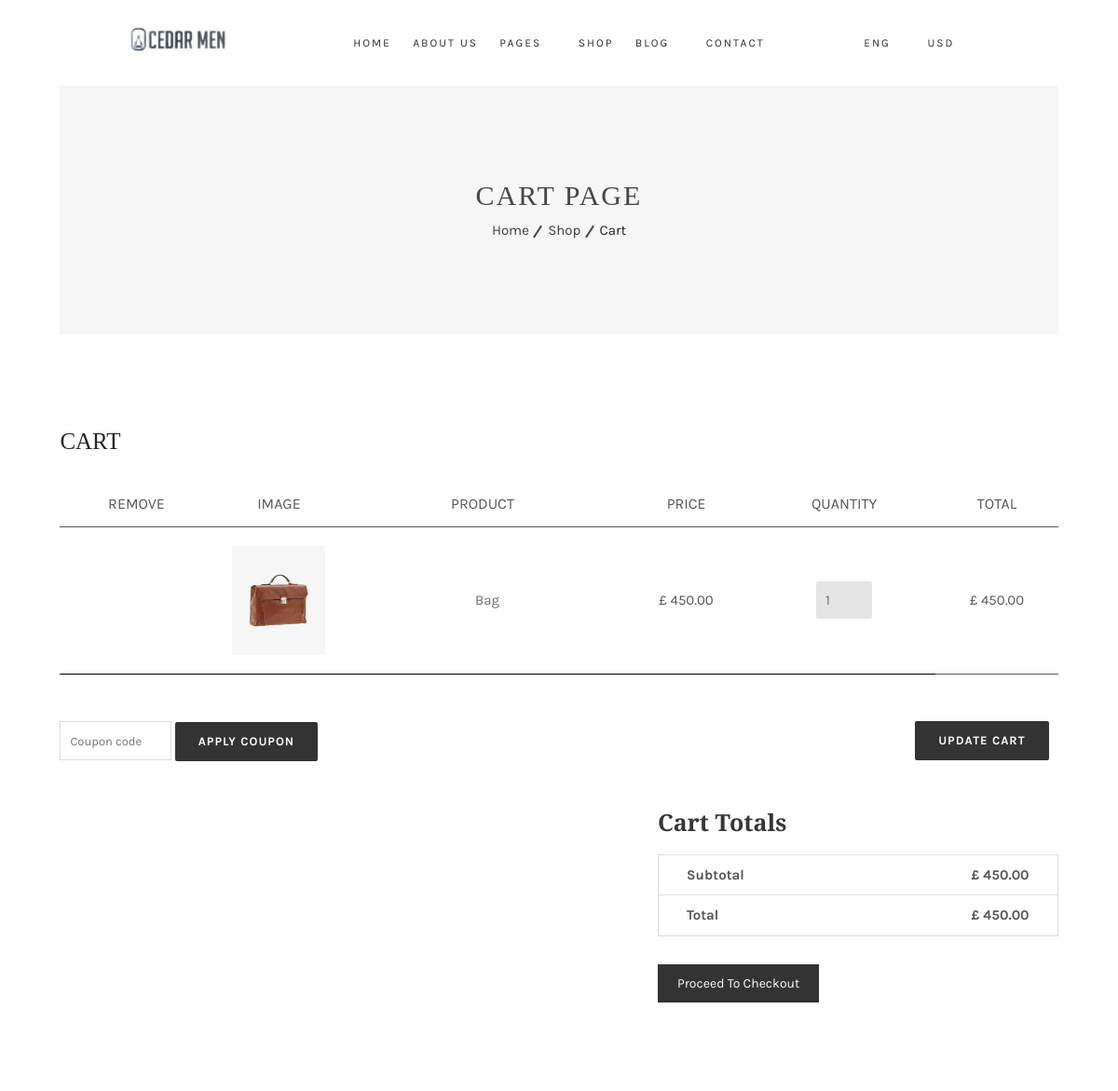
The app's page /cart/ (signed in, upper part), older data.
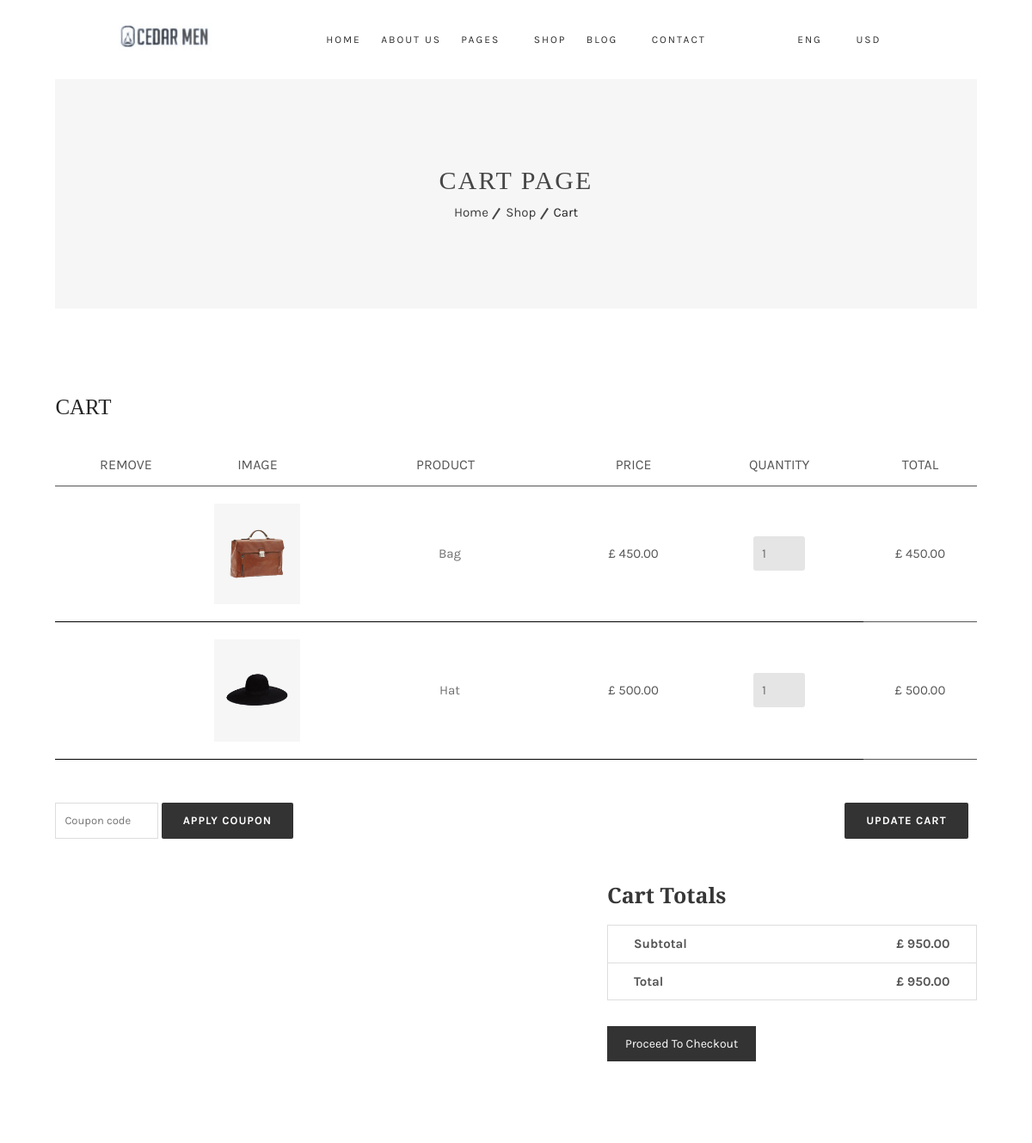
The same page, newer data.
### cart/models.py (models this page shows, shortened)
class CartItem(models.Model):
    cart = models.ForeignKey(Cart, on_delete=models.CASCADE, related_name='items')
    product = models.ForeignKey(Product, on_delete=models.CASCADE)
    quantity = models.PositiveIntegerField(default=1)
    color = models.ForeignKey(Color, on_delete=models.SET_NULL, blank=True, null=True)
    size = models.ForeignKey(Size, on_delete=models.SET_NULL, blank=True, null=True)
    def subtotal(self):
        return self.product.price * self.quantity

class Cart(models.Model):
    user = models.ForeignKey(
        settings.AUTH_USER_MODEL,
        on_delete=models.CASCADE,
        blank=True,
        null=True
    )
    session_key = models.CharField(max_length=40, blank=True, null=True)
    created_at = models.DateTimeField(auto_now_add=True)
    updated_at = models.DateTimeField(auto_now=True)
    def total_price(self):
        return sum(item.subtotal() for item in self.items.all())

### ecommerce/models.py (models this page shows, shortened)
class Product(models.Model):
    name = models.CharField(max_length=255)
    price = models.DecimalField(max_digits=10, decimal_places=2)
    slug = models.SlugField(max_length=255, unique=True, blank=True)
    old_price = models.DecimalField(max_digits=10, decimal_places=2, blank=True, null=True)
    category = models.ForeignKey('Category', on_delete=models.SET_NULL, null=True, blank=True, default=1)
    stock = models.IntegerField()
    colors = models.ManyToManyField(Color, blank=True)
    image = models.ImageField(upload_to='products/')
    product_cart = models.BooleanField(default=False)
    sizes = models.ManyToManyField(Size, blank=True)
    description = models.TextField(blank=True, null=True)
    more_info = models.TextField(blank=True, null=True)
    composition = models.CharField(max_length=255, blank=True, null=True)
    style = models.CharField(max_length=255, blank=True, null=True)
    properties = models.CharField(max_length=255, blank=True, null=True)
    created_at = models.DateTimeField(default=timezone.now)

### cart/views.py (the view)
# urls.py: path('', cart_summary, name='cart_summary'),
def cart_summary(request):
    cart = get_cart(request)
    context = {'cart': cart}
    return render(request, 'cart.html', context)

### cart/context_processors.py (called while the page is built)
def cart_summary(request):
    return {
        'cart': get_cart(request)
    }

### cart/utils.py (called while the page is built)
def get_cart(request):
    if request.user.is_authenticated:
        cart, created = Cart.objects.get_or_create(user=request.user)
    else:
        session_key = request.session.session_key
        if not session_key:
            request.session.create()
            session_key = request.session.session_key
        cart, created = Cart.objects.get_or_create(session_key=session_key)
    return cart

### templates/cart.html (shortened to what the changed rows need)
{% extends 'base.html' %}
{% load static %}
{% block content %}
            <div class="breadcrumb-area">
                <div class="container-fluid text-center">
                    <div class="breadcrumb-stye gray-bg ptb-100">
                        <h2 class="page-title">cart page</h2>
                    </div>
                </div>
            </div>
            <div class="cart-main-area ptb-100">
                <div class="container-fluid">
                    <div class="row">
                        <div class="col-xl-12 col-lg-12 col-md-12 col-12">
                            <h1 class="cart-heading">Cart</h1>
                            <form action="#">
                                <div class="table-content table-responsive">
                                    <table class="table">
                                        <thead>
                                            <tr>
                                                <th class="product-name">Remove</th>
                                                <th class="product-price">Image</th>
                                                <th class="product-name">Product</th>
                                                <th class="product-price">Price</th>
                                                <th class="product-quantity">Quantity</th>
                                                <th class="product-subtotal">Total</th>
                                            </tr>
                                        </thead>
                                        <tbody>
                                            {% for item in cart.items.all %}
                                            <tr data-item-id="{{ item.id }}">
                                                <td class="product-remove">
                                                    <a href="#" class="remove-item"><i class="fa fa-times"></i></a>
                                                </td>
                                                <td class="product-thumbnail">
                                                    <a href="#"><img src="{{ item.product.image.url }}" alt="{{ item.product.name }}" style="max-width:100px;"></a>
                                                </td>
                                                <td class="product-name">
                                                    <a href="#">{{ item.product.name }}</a>
                                                </td>
                                                <td class="product-price"><span class="amount">£ {{ item.product.price }}</span></td>
                                                <td class="product-quantity">
                                                    <input value="{{ item.quantity }}" type="number" min="1" class="item-quantity">
                                                </td>
                                                <td class="product-subtotal">£ {{ item.subtotal|floatformat:2 }}</td>
                                            </tr>
                                            {% endfor %}
                                        </tbody>
                                    </table>
                                </div>
                                <div class="row">
                                    <div class="col-lg-5 ms-auto col-md-12 col-12">
                                        <div class="cart-total">
                                            <h2>Cart totals</h2>
                                            <ul>
                                                <li>Subtotal <span id="cart-total">£ {{ cart.total_price|floatformat:2 }}</span></li>
                                                <li>Total <span id="cart-total">£ {{ cart.total_price|floatformat:2 }}</span></li>
                                            </ul>
                                        </div>
                                    </div>
                                </div>
                            </form>
                        </div>
                    </div>
                </div>
            </div>
{% endblock %}

Row changes from the older to the newer data that the page shows:
added CartItem: product.image (picture), product.name "Hat", product.price "500.00", quantity "1", subtotal "500.00"
computed for Cart: total_price "450.00" → "950.00"
